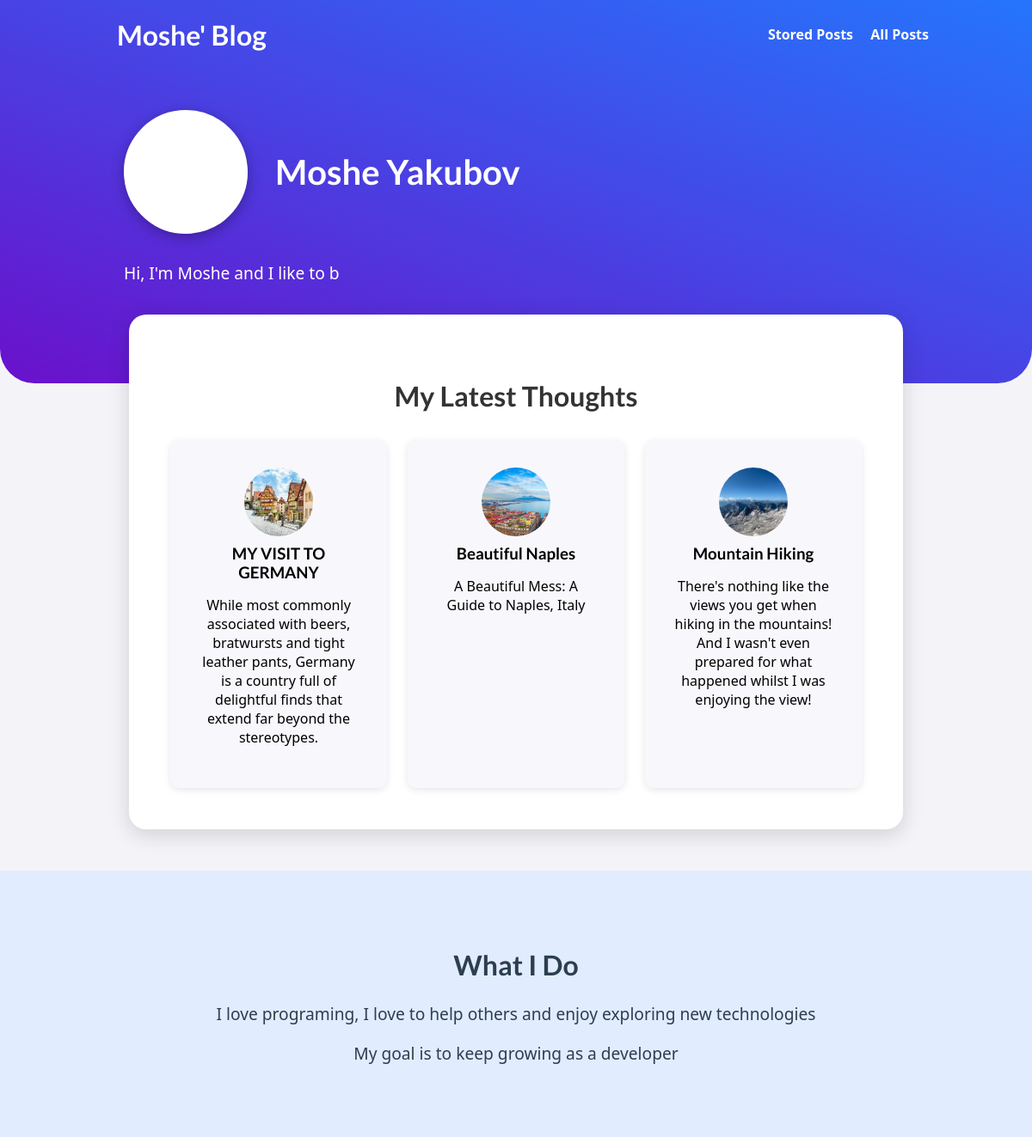
The page / on the database its author committed.
### blog/models.py (models this page shows, shortened)
class Post(models.Model):
    title = models.CharField(max_length=150)
    excerpt = models.CharField(max_length=200)
    image = models.ImageField(upload_to='posts', null=True)
    date = models.DateField(auto_now=True)
    slug = models.SlugField(unique=True, db_index=True)
    content = models.TextField(validators=[MinLengthValidator(10)])
    author = models.ForeignKey(Author, on_delete=models.SET_NULL, null=True, related_name='posts')
    tags = models.ManyToManyField(Tag)

### blog/views.py (the view)
# urls.py: path("", views.StartingPageView.as_view(), name="start_page"),
class StartingPageView(ListView):
    template_name = "blog/index.html"
    model = Post
    ordering = ["-date"]
    context_object_name = "posts"
    def get_queryset(self):
        queryset = super().get_queryset()
        data = queryset[:3]
        return data

### blog/templates/blog/index.html (shortened to what this page needs)
{% extends "base.html" %}
{% load static %}
{% block css_files %}
    <link rel="stylesheet" href="{% static "blog/post.css" %}">
    <link rel="stylesheet" href="{% static "blog/index.css" %}">
{% endblock %}
{% block content %}
    <section id="welcome">
        <header>
            <img src="{% static "blog/images/my-picture.jpg" %}" alt="Moshe- The Autor Of This Blog"/>
            <h2>Moshe Yakubov</h2>
        </header>
        <p id="output"></p>
    </section>
    <section id="latest-posts">
        <h2>My Latest Thoughts</h2>
        <ul>
            {% for post in posts %}
                {% include "blog/includes/post.html" %}
            {% endfor %}
        </ul>
    </section>
    <section id="about">
        <h2>What I Do</h2>
        <p>I love programing, I love to help others
            and enjoy exploring new technologies</p>
        <p>My goal is to keep growing as a developer</p>
    </section>
{% endblock %}

### blog/templates/blog/includes/post.html
{% load static %}
<li>
    <article class="post">
        <a href="{% url "post_details_page" post.slug %}">
            <img src="{{ post.image.url }}" alt="{{ post.title }}">
            <div class="post_content">
                <h3>{{ post.title }}</h3>
                <p> {{ post.excerpt }} </p>
            </div>
        </a>
    </article>
</li>

### static/apps.css (style rules this page uses)
* { box-sizing: border-box; }
html { font-family: 'Open Sans', 'Lato', sans-serif; }
body { font-family: 'Segoe UI', Tahoma, Geneva, Verdana, sans-serif; background: #f4f4f8; color: #222; margin: 0; padding: 0; }
h1, h2, h3 { font-family: 'Lato', sans-serif; font-weight: bold; }

### blog/static/blog/post.css (style rules this page uses)
.post { display: flex; flex-direction: column; align-items: center; text-align: center; }
.post a { text-decoration: none; color: black; transition: all 0.2s ease; padding: 1rem; }
.post img { width: 5rem; height: 5rem; object-fit: cover; border-radius: 50%; }
.post h3 { margin: 0.25rem 0; }

### blog/static/blog/index.css (style rules this page uses)
#welcome { background: linear-gradient(to right top, #6a11cb, #2575fc); padding: 6rem 12%; border-bottom-left-radius: 40px; border-bottom-right-radius: 40px; color: #fff; }
#welcome header { display: flex; align-items: center; gap: 2rem; margin: 2rem 0; }
#welcome img { width: 9rem; height: 9rem; object-fit: cover; border: 4px solid white; border-radius: 50%; background-color: #fff; box-shadow: 0 4px 16px rgba(0, 0, 0, 0.3); transform: rotateZ(-5deg); }
#welcome h2 { font-size: 2.5rem; margin: 0; color: #ffffff; }
#welcome p { font-size: 1.2rem; margin-top: 1rem; max-width: 50rem; }
#latest-posts { background-color: white; padding: 3rem; border-radius: 20px; width: 85%; max-width: 900px; margin: -5rem auto 3rem auto; box-shadow: 0 6px 24px rgba(0, 0, 0, 0.15); }
#latest-posts h2 { text-align: center; font-size: 2rem; margin-bottom: 2rem; color: #333; }
#latest-posts ul { list-style: none; margin: 0; padding: 0; display: flex; gap: 1.5rem; flex-wrap: wrap; justify-content: center; }
#latest-posts li { flex: 1 1 250px; max-width: 300px; background-color: #f8f8fc; padding: 1rem; border-radius: 10px; box-shadow: 0 2px 8px rgba(0, 0, 0, 0.1); }
#about { text-align: center; padding: 4rem 2rem; background: #e2ecff; color: #2c3e50; }
#about h2 { font-size: 2rem; margin-bottom: 1.5rem; }
#about p { font-size: 1.2rem; max-width: 700px; margin: 0 auto 1.2rem auto; }

### rows shown on the page
Post: image (picture), title "MY VISIT TO GERMANY", excerpt "While most commonly associated with beers, bratwursts and tight leather pants, Germany is a country full of delightful finds that extend far beyond the stereotypes."
Post: image (picture), title "Beautiful Naples", excerpt "A Beautiful Mess: A Guide to Naples, Italy"
Post: image (picture), title "Mountain Hiking", excerpt "There's nothing like the views you get when hiking in the mountains! And I wasn't even prepared for what happened whilst I was enjoying the view!"
